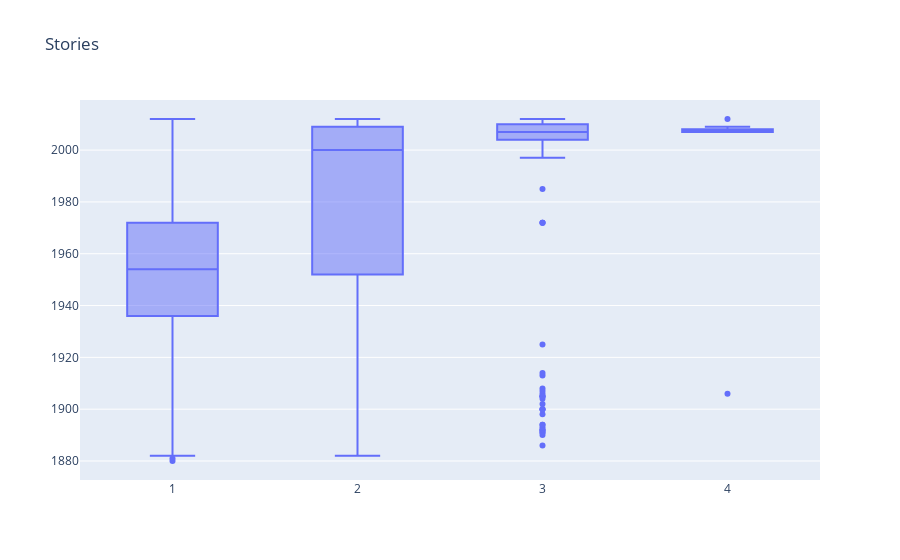

The notebook cell saved with this chart:
### Markdown cell above
## Stories

### Code cell
fig = go.Figure(go.Box(
    x=subset_data.stories,
    y= subset_data.yrbuilt))
fig.update_layout(title= "Stories")
fig.show()

### Figure 1 — Plotly figure (JSON) as saved in the notebook; plotly's stock layout.template omitted (floating-point values rounded to 4 significant figures; data arrays with more than 128 entries replaced by an {"elided": "..."} marker saying what was removed)
{"data": [{"type": "box", "x": {"elided": "4999 int values"}, "y": {"elided": "4999 int values"}}], "layout": {"title": {"text": "Stories"}}}
